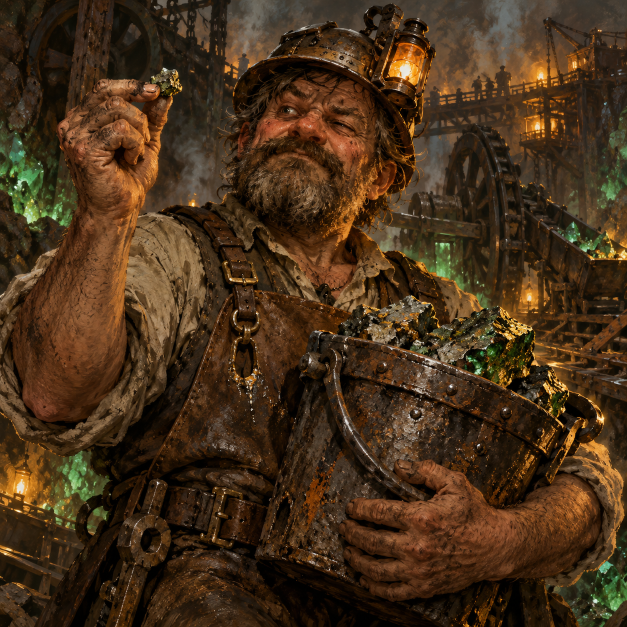
#> input picture assets/images/bert.png, 1254 x 1254 px (shown at 1/2 size)
$ python -i convert_handdrawn.py   (imports and definitions only)
#> lines starting #> are read from the running program, lines starting #| are printed output that depends on the picture
"""Create web-friendly JPG copies of the hand-drawn PNG artwork.

The source PNGs stay in place (and are git-ignored); the game loads the JPGs.
Usage: python tools/convert_handdrawn.py [--quality 85] [--max-size 800]
                                         [--smooth 7] [--thicken 0.6] [--blur 0.5] [--brightness 0.93] [--contrast 1.15]
Defaults are the shipped look; pass --smooth 0 --thicken 0 --blur 0 --brightness 1 --contrast 1 for a plain copy.
--max-size caps the longest side in pixels (0 keeps the original size).
--smooth is a median filter size (odd, 0 = off) that removes speckle and hatching noise but keeps solid lines.
--thicken blends in a dark-spreading pass (0 = off, 1 = full) so fine ink lines survive small display sizes.
--blur is a Gaussian radius in output pixels; --brightness and --contrast are multipliers (1 = unchanged).
"""
import argparse
from pathlib import Path

from PIL import Image, ImageEnhance, ImageFilter

ART_DIR = Path(__file__).resolve().parent.parent / "assets" / "images" / "handdrawn"


def process(im, max_size=800, smooth=0, thicken=0.0, blur=0.0, brightness=1.0, contrast=1.0):
    im = im.convert("RGB")
    if smooth:
        im = im.filter(ImageFilter.MedianFilter(smooth))
    if thicken:
        # Done at source resolution: spreading dark pixels before downscaling reads as slightly bolder ink.
        im = Image.blend(im, im.filter(ImageFilter.MinFilter(3)), thicken)
    if max_size:
        im.thumbnail((max_size, max_size), Image.LANCZOS)
    if blur:
        im = im.filter(ImageFilter.GaussianBlur(blur))
    if brightness != 1:
        im = ImageEnhance.Brightness(im).enhance(brightness)
    if contrast != 1:
        im = ImageEnhance.Contrast(im).enhance(contrast)
    return im


def main():
    parser = argparse.ArgumentParser()
    parser.add_argument("--quality", type=int, default=85)
    parser.add_argument("--max-size", type=int, default=800)
    parser.add_argument("--smooth", type=int, default=7)
    parser.add_argument("--thicken", type=float, default=0.6)
    parser.add_argument("--blur", type=float, default=0.5)
    parser.add_argument("--brightness", type=float, default=0.93)
    parser.add_argument("--contrast", type=float, default=1.15)
    args = parser.parse_args()

    for png in sorted(ART_DIR.glob("*.png")):
        jpg = png.with_suffix(".jpg")
        with Image.open(png) as im:
            out = process(im, args.max_size, args.smooth, args.thicken, args.blur, args.brightness, args.contrast)
        out.save(jpg, "JPEG", quality=args.quality, optimize=True, progressive=True)
        print(f"{png.name}: {png.stat().st_size // 1024} KB -> {jpg.name}: {jpg.stat().st_size // 1024} KB")


# [2 lines not run here, left out]

>>> from PIL import Image
>>> picture = Image.open('../assets/images/bert.png')
#> picture is the input picture: PIL image 1254x1254 RGB; mean R, G, B 71.4, 48.9, 26.1
>>> result = process(picture)
#> in process, `im.thumbnail((max_size, max_size), Image.LANCZOS)`:
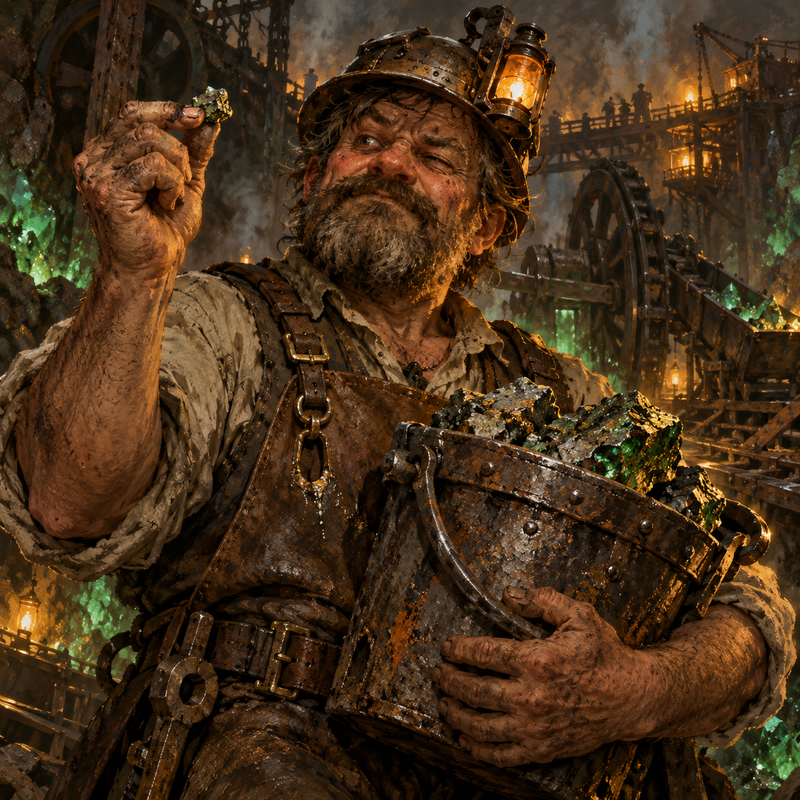
#> im: PIL image 800x800 RGB; mean R, G, B 71.4, 48.9, 26.1

$ run again, on assets/images/handdrawn/bert.png
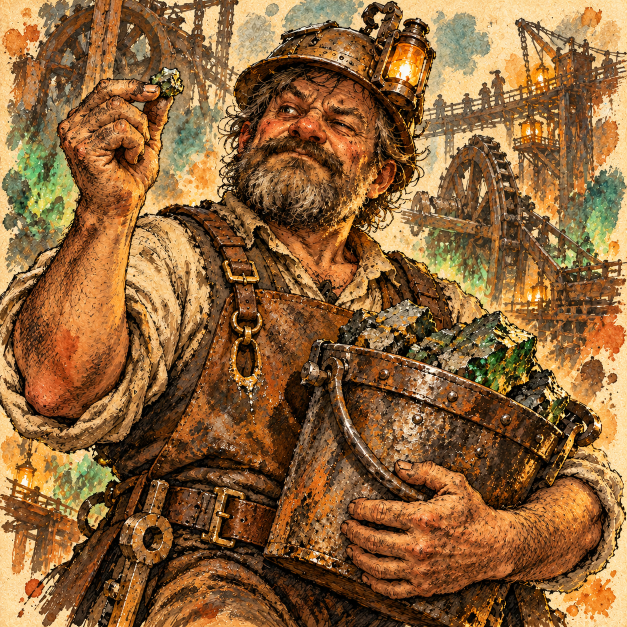
#> input picture assets/images/handdrawn/bert.png, 1254 x 1254 px (shown at 1/2 size)
#> picture is the input picture: PIL image 1254x1254 RGB; mean R, G, B 142.4, 101.3, 58.1
#> in process, `im.thumbnail((max_size, max_size), Image.LANCZOS)`:
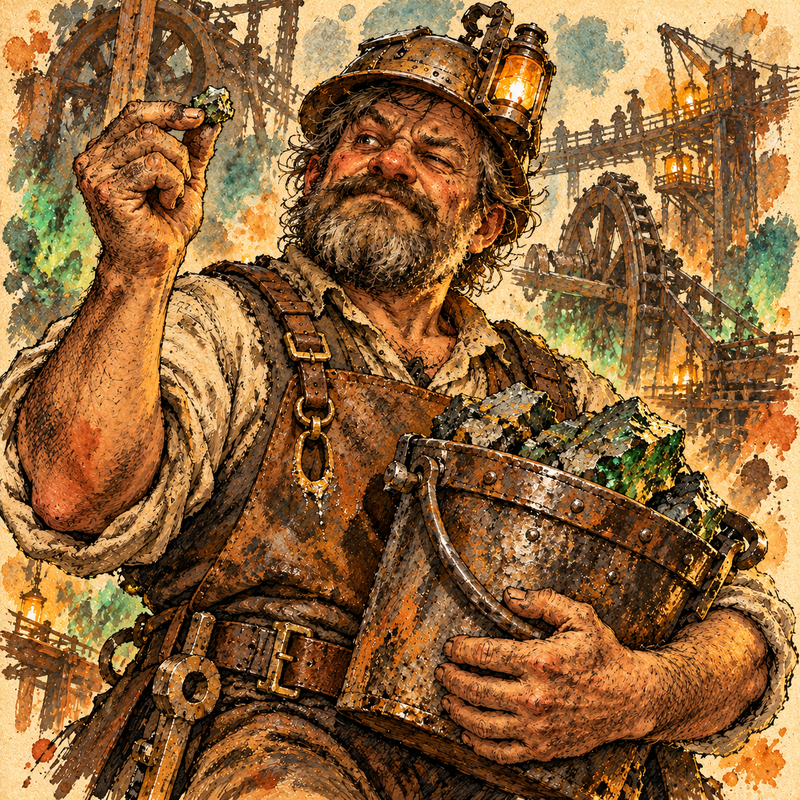
#> im: PIL image 800x800 RGB; mean R, G, B 142.4, 101.3, 58.1

$ run again, on assets/screenshots/gameplay.png
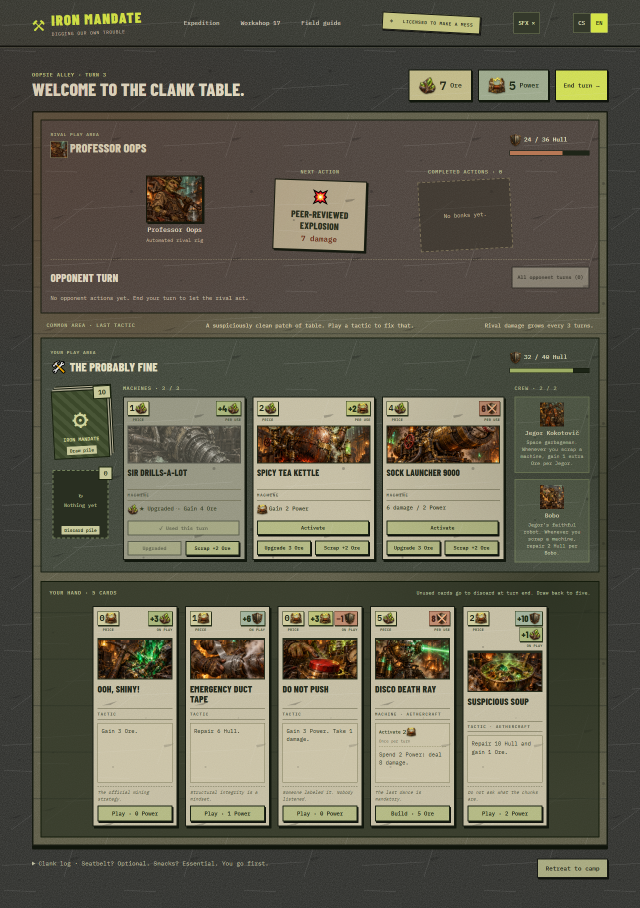
#> input picture assets/screenshots/gameplay.png, 1280 x 1816 px (shown at 1/2 size)
#> picture is the input picture: PIL image 1280x1816 RGB; mean R, G, B 95.1, 92.6, 77.1
#> in process, `im.thumbnail((max_size, max_size), Image.LANCZOS)`:
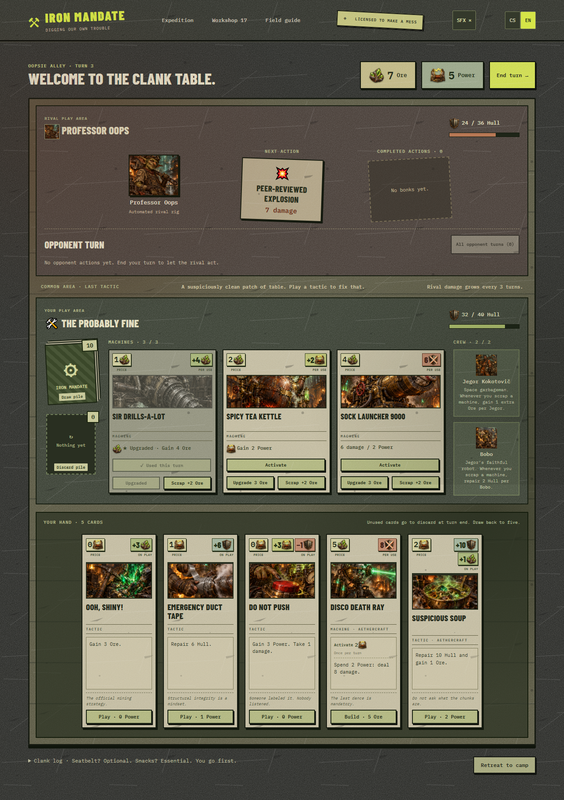
#> im: PIL image 564x800 RGB; mean R, G, B 95.1, 92.6, 77.1
